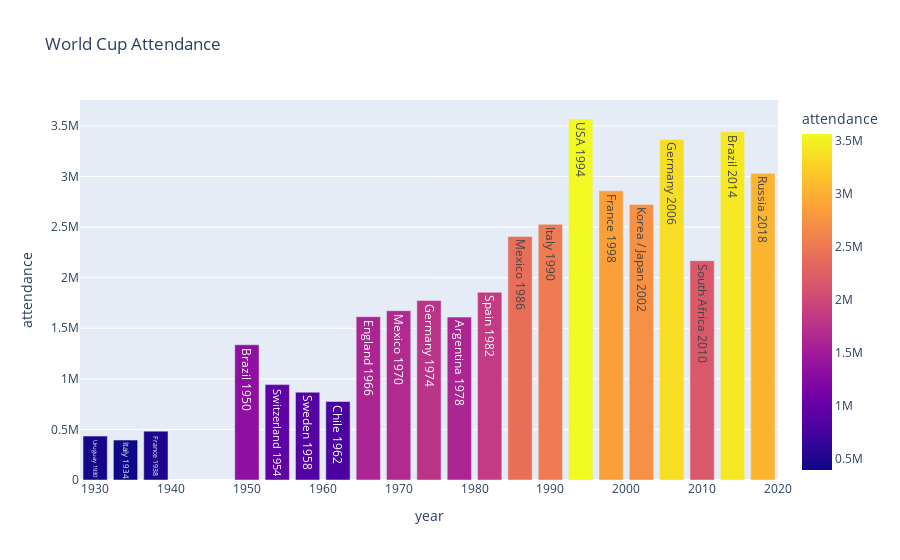

Notebook code cell kept with this figure:
### Markdown cell above
Color: Goals Scored, Size: Total Teams in World Cup

### Code cell
px.bar(wc_df,x='year',y='attendance',color='attendance',text='World Cup',title='World Cup Attendance')

### Figure 1 — Plotly figure (JSON) as saved in the notebook; plotly's stock layout.template omitted (floating-point values rounded to 4 significant figures)
{"data": [{"alignmentgroup": "True", "hovertemplate": "year=%{x}<br>attendance=%{marker.color}<br>World Cup=%{text}<extra></extra>", "legendgroup": "", "marker": {"color": [434000, 395000, 483000, 1337000, 943000, 868000, 776000, 1614677, 1673975, 1774022, 1610215, 1856277, 2407431, 2527348, 3568567, 2859234, 2724604, 3367000, 2167984, 3441450, 3031768], "coloraxis": "coloraxis", "pattern": {"shape": ""}}, "name": "", "offsetgroup": "", "orientation": "v", "showlegend": false, "text": ["Uruguay 1930", "Italy 1934", "France 1938", "Brazil 1950", "Switzerland 1954", "Sweden 1958", "Chile 1962", "England 1966", "Mexico 1970", "Germany 1974", "Argentina 1978", "Spain 1982", "Mexico 1986", "Italy 1990", "USA 1994", "France 1998", "Korea / Japan 2002", "Germany 2006", "South Africa 2010", "Brazil 2014", "Russia 2018"], "textposition": "auto", "type": "bar", "x": [1930, 1934, 1938, 1950, 1954, 1958, 1962, 1966, 1970, 1974, 1978, 1982, 1986, 1990, 1994, 1998, 2002, 2006, 2010, 2014, 2018], "xaxis": "x", "y": [434000, 395000, 483000, 1337000, 943000, 868000, 776000, 1614677, 1673975, 1774022, 1610215, 1856277, 2407431, 2527348, 3568567, 2859234, 2724604, 3367000, 2167984, 3441450, 3031768], "yaxis": "y"}], "layout": {"barmode": "relative", "coloraxis": {"colorbar": {"title": {"text": "attendance"}}, "colorscale": [[0, "#0d0887"], [0.1111, "#46039f"], [0.2222, "#7201a8"], [0.3333, "#9c179e"], [0.4444, "#bd3786"], [0.5556, "#d8576b"], [0.6667, "#ed7953"], [0.7778, "#fb9f3a"], [0.8889, "#fdca26"], [1, "#f0f921"]]}, "legend": {"tracegroupgap": 0}, "title": {"text": "World Cup Attendance"}, "xaxis": {"anchor": "y", "domain": [0, 1], "title": {"text": "year"}}, "yaxis": {"anchor": "x", "domain": [0, 1], "title": {"text": "attendance"}}}}
